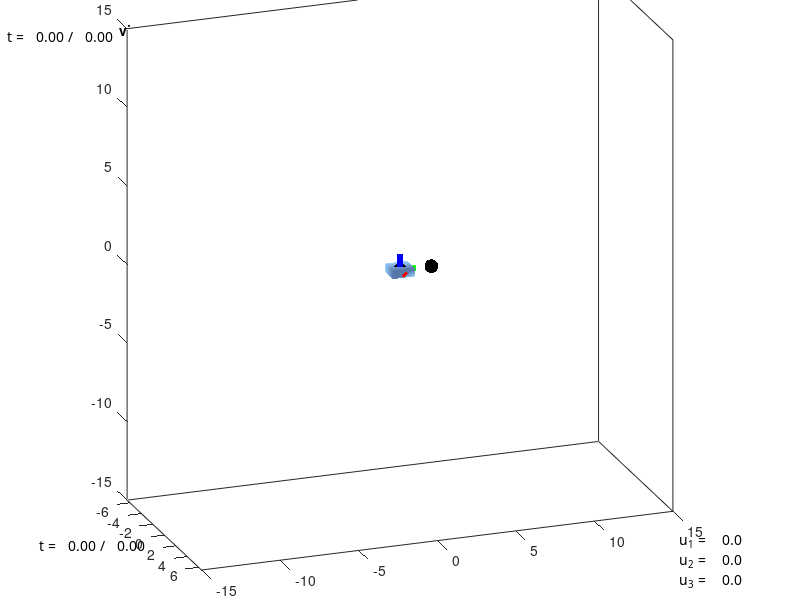

Recreate this plot in MATLAB. (Note: this script raises an error after producing the figure.)
function Robot_simulation_352


params.teamname = 'My Team';
params.action_filename = 'action.mat';
params.movie_filename = 'movie_steve_finally_wins.avi';
params.snapshot_filename = 'snapshot.pdf';
params.makemovie = false;
params.makesnapshot = false;

%%%%%%%%%%%%%%%%%%%%%%%%%%%%%%%%%%%%%%%%%%%%%%%%%%%%%%%%%%%%%%%%%%%%%%%%%%%
%
%      'J'  -- move in negative x direction
%
%      'K'  -- move in positiive x direction
%
%      'Y'  -- move in positive y direction
%
%      'H'  -- move in negative y direction
%
%
%%%%%%%%%%%%%%%%%%%%%%%%%%%%%%%%%%%%%%%%%%%%%%%%%%%%%%%%%%%%%%%%%%%%%%%%%%%
% Define the geometry and mass properties of the robot.
robot = GetGeometryOfRobot;

% Run the simulation.

RunSimulation(robot,params,0,0,0,0,0,0);

function thetas = SolveOrientation(k,pos)
    global a1 a2 a3
    syms theta2 theta3;
    k = atan2(pos(2),pos(1));
    [t2,t3]=vpasolve([pos(1)-a1*cos(k)==a2*cos(k+theta2)+a3*cos(k+theta2+theta3),...
    	pos(2)-a1*sin(k)==a2*sin(k+theta2)+a3*sin(k+theta2+theta3)]);
    thetas=[mod(double(t2),2*pi);mod(double(t3),2*pi)];

function robot = GetGeometryOfRobot
%%%%%%%%%%%%%%%%%%%%%%%%%%%%%%%%%%%%%%%%%%%%%%%%%%%%%%%%%%%%%%%%%%%%%%%%%%%
%
% Sets up the Geometry of the robot
%
%%%%%%%%%%%%%%%%%%%%%%%%%%%%%%%%%%%%%%%%%%%%%%%%%%%%%%%%%%%%%%%%%%%%%%%%%%%
robot.base.dx=sqrt(2);
robot.base.dy=sqrt(2);
robot.base.dz=.5;
robot.base.p_in0 = [0.5*robot.base.dx*[-1 1 1 -1 -1 1 1 -1];
                    0.5*robot.base.dy*[-1 -1 -1 -1 1 1 1 1];
                    0.5*robot.base.dz*[-1 -1 1 1 -1 -1 1 1]];

robot.link1.dx=1;
robot.link1.dy=4;
robot.link1.dz=1;
robot.link1.p_in1 = [0.5*robot.link1.dx*[-1 1 1 -1 -1 1 1 -1];
                     0.5*robot.link1.dy*[-1 -1 -1 -1 1 1 1 1];
                     0.5*robot.link1.dz*[-1 -1 1 1 -1 -1 1 1]];

robot.link2.dx=1;
robot.link2.dy=4;
robot.link2.dz=1;
robot.link2.p_in2 = [0.5*robot.link2.dx*[-1 1 1 -1 -1 1 1 -1];
                     0.5*robot.link2.dy*[-1 -1 -1 -1 1 1 1 1];
                     0.5*robot.link2.dz*[-1 -1 1 1 -1 -1 1 1]];

robot.link3.dx=1;
robot.link3.dy=4;
robot.link3.dz=1;
robot.link3.p_in3 = [0.5*robot.link3.dx*[-1 1 1 -1 -1 1 1 -1];
                     0.5*robot.link3.dy*[-1 -1 -1 -1 1 1 1 1];
                     0.5*robot.link3.dz*[-1 -1 1 1 -1 -1 1 1]];

robot.link1.p_in0 = nan(size(robot.link1.p_in1));
robot.link2.p_in0 = nan(size(robot.link2.p_in2));
robot.link3.p_in0 = nan(size(robot.link3.p_in3));

robot.faces =  [1 2 3;
                3 4 1;
                2 6 7;
                7 3 2;
                6 5 8;
                8 7 6;
                5 1 4;
                4 8 5;
                4 3 7;
                7 8 4;
                5 6 2;
                2 1 5];


robot.link1.rho = 1;
robot.link2.rho = 1;
robot.link3.rho = 1;

alpha = 0.0;
beta = .5;
delta = 0.00;

robot.a1 = [(alpha+delta)*(robot.link1.dx+robot.base.dx);0;0];
robot.b1 = [0; beta*robot.link1.dy; 0];
robot.a2 = [(alpha+delta)*(robot.link2.dx+robot.link1.dx); beta*robot.link1.dy; 0];
robot.b2 = [0; beta*robot.link2.dy; 0];
robot.a3 = [(alpha+delta)*(robot.link3.dx+robot.link2.dx); beta*robot.link2.dy; 0];
robot.b3 = [0; beta*robot.link3.dy; 0];

robot.p_01in0 = [(alpha+delta)*robot.base.dz;0;0];
robot.p_12in1 = [(alpha+delta)*robot.link1.dx;beta*robot.link1.dy;0];
robot.p_23in2 = [(alpha+delta)*robot.link2.dx;beta*robot.link2.dy;0];

%The coefficient of friction at each joint
robot.kfriction = 1;

%Mass and moment of inertia of link #1
robot.link1.m = robot.link1.rho* robot.link1.dx * robot.link1.dy * robot.link1.dz;
robot.link1.J_in1 = robot.link1.m* [(robot.link1.dy^2 + robot.link1.dz^2)/12 0 0;
                                    0 (robot.link1.dx^2+robot.link1.dz^2)/12 0;
                                    0 0 (robot.link1.dy^2 + robot.link1.dx^2)/12];

%Mass and moment of inertia of link #2
robot.link2.m = robot.link2.rho* robot.link2.dx * robot.link2.dy * robot.link2.dz;
robot.link2.J_in2 =  robot.link2.m* [(robot.link2.dy^2 + robot.link2.dz^2)/12 0 0;
                                    0 (robot.link2.dx^2+robot.link2.dz^2)/12 0;
                                    0 0 (robot.link2.dy^2 + robot.link2.dx^2)/12];

%Mass and moment of inertia of link #3
robot.link3.m = robot.link3.rho* robot.link3.dx * robot.link3.dy * robot.link3.dz;
robot.link3.J_in3 =  robot.link3.m* [(robot.link3.dy^2 + robot.link3.dz^2)/12 0 0;
                                    0 (robot.link3.dx^2+robot.link3.dz^2)/12 0;
                                    0 0 (robot.link3.dy^2 + robot.link3.dx^2)/12];


function RunSimulation(robot,params,err,w2,err2,W22,err3,W32)

global action done pos goal_theta
%%%%%%%%%%%%%%%%%%%%%%%%%%%%%%%%%%%%%%%%%%%%%%%%%%%%%%%%%%%%%%%%%%%%%%%%%%%
%
%Set up the robot and set initial conditions
%
%%%%%%%%%%%%%%%%%%%%%%%%%%%%%%%%%%%%%%%%%%%%%%%%%%%%%%%%%%%%%%%%%%%%%%%%%%%
world = CreateFigure(robot,params);
% Start time
t = 0;
% time step.
dt = 2e-2;

% time limit.
tmax = 100;

% joint positions
theta = [pi/2;pi;pi];
% joint velocities
thetadot = [0;0;0];
% intial torques
u1 = 0;
u2 = 0;
u3 = 0;
%initial goal positions
x = 5;
y = 5;
pos = [x,y];
k=atan2(pos(2),pos(1));
goal_theta = [k;SolveOrientation(k,pos)];
%%%%%%%%%%%%%%%%%%%%%%%%%%%%%%%%%%%%%%%%%%%%%%%%%%%%%%%%%%%%%%%%%%%%%%%%%%%
%
% Records actions and makes a movie
%
%%%%%%%%%%%%%%%%%%%%%%%%%%%%%%%%%%%%%%%%%%%%%%%%%%%%%%%%%%%%%%%%%%%%%%%%%%%
action = [u1;u2;u3];
if (params.makemovie)
    load(params.action_filename);
    myV = VideoWriter(params.movie_filename);
    myV.Quality = 100;
    open(myV);
else
    actionRecord = [];
end

done = false;
while (~done)
    
    if (params.makemovie)
        [actionRecord,curaction,done] = RetrieveAction(actionRecord);
        action = curaction;
    else
        curaction = action;
        actionRecord = StoreAction(actionRecord,curaction);
    end

%%%%%%%%%%%%%%%%%%%%%%%%%%%%%%%%%%%%%%%%%%%%%%%%%%%%%%%%%%%%%%%%%%%%%%%%%%%
%
% Computes the Input Torque
%
%%%%%%%%%%%%%%%%%%%%%%%%%%%%%%%%%%%%%%%%%%%%%%%%%%%%%%%%%%%%%%%%%%%%%%%%%%%
    torque_limit=3000;
    
    k=[10000,1,300;1000,10,300;150,1,100];

   %%%%% PID for joint 1
%     k1 = 10000;
%     k2 = 1;
%     k3  = 300;
    
    w1=goal_theta-theta;
    err=(goal_theta-theta)+err;
    diff=(w1-w2)/dt;
    w2=w1;
    U = k(:,1).*((goal_theta-theta))+err.*k(:,2)+diff.*k(:,3);
    u1=U(1);
    u2=U(2);
    u3=U(3);
    
    %limit torques
    if u1>torque_limit
        u1=torque_limit;
    elseif u1<-torque_limit
        u1=-torque_limit;
    end
    
    if u2>2*torque_limit/3
        u2=2*torque_limit/3;
    elseif u2<-2*torque_limit/3
        u2=-2*torque_limit/3;
    end
    
    if u3>torque_limit/3
        u3=torque_limit/3;
    elseif u3<-torque_limit/3
        u3=-torque_limit/3;
    end
    [t,theta,thetadot] = Simulate(t,dt,theta,thetadot,u1,u2,u3,robot); 
    
    %     ref=goal_theta(1);
%     w1 = ref-theta(1);
%     err = (ref - theta(1))+err;
%     diff =(w1-w2)/dt;
%     w2=w1;
%     u1 = k1*(ref-theta(1))+ k2*err+k3*diff;
%     %%%% PID for joint 2
%     k21 = 1000;
%     k22 = 10;
%     k23 = 300;
%     
%     ref2=goal_theta(2);
%     W21 = ref2-theta(2);
%     err2 = W21+err2;
%     diff2 = (W21-W22)/dt;
%     W22 = W21;
%     u2 = k21*(ref2-theta(2))+k22*err2+k23*diff2;
    
    %%%%%%%%%%%%%%%%%%%%%%%%%%%%%%%%%%%%%%%%%%%%%%%%%%%%%%%%%%%%%%%%%%%%%%%
    %
    % PID for link 3
    %
    %%%%%%%%%%%%%%%%%%%%%%%%%%%%%%%%%%%%%%%%%%%%%%%%%%%%%%%%%%%%%%%%%%%%%%%
    
%     k31 = 150;
%     k32 = 1;
%     k33 = 100;
%     
%     ref3=goal_theta(3);
%     W31 = ref3 - theta(3);
%     err3 = W31 + err3;
%     diff3 = (W31 - W32)/dt;
%     W32 = W31;
%     u3 = k31*W31 + k32*err3+k33*diff3;
              
	
%%%%%%%%%%%%%%%%%%%%%%%%%%%%%%%%%%%%%%%%%%%%%%%%%%%%%%%%%%%%%%%%%%%%%%%%%%%
%
% Calculates the position of the links in the initial frame
%
%%%%%%%%%%%%%%%%%%%%%%%%%%%%%%%%%%%%%%%%%%%%%%%%%%%%%%%%%%%%%%%%%%%%%%%%%%%
    c1 = cos(theta(1));
    s1 = sin(theta(1));
 
    R_1in0 = [1 0 0;
              0 c1 -s1;
              0 s1 c1];
    o_1in0 = robot.a1 + R_1in0*robot.b1;
    
    s2 = sin(theta(2));
    c2 = cos(theta(2));
    R_2in1 = [1 0 0;
              0 c2 -s2;
              0 s2 c2];
    R_2in0 = R_1in0*R_2in1;
    o_2in1 = robot.a2 + R_2in1*robot.b2;
    o_2in0 = o_1in0 + R_1in0*o_2in1;
    
    s3 = sin(theta(3));
    c3 = cos(theta(3));
    R_3in2 = [1 0 0;
              0 c3 -s3
              0 s3 c3];
    R_3in0 = R_2in0*R_3in2;
    o_3in2 = robot.a3 + R_3in2*robot.b3;
    o_3in0 = o_2in0 + R_2in0*o_3in2;
    
    robot.link1.p_in0 = [o_1in0 o_1in0 o_1in0 o_1in0 o_1in0 o_1in0 o_1in0 o_1in0] + R_1in0*robot.link1.p_in1;
    robot.link2.p_in0 = [o_2in0 o_2in0 o_2in0 o_2in0 o_2in0 o_2in0 o_2in0 o_2in0] + R_2in0*robot.link2.p_in2;
    robot.link3.p_in0 = [o_3in0 o_3in0 o_3in0 o_3in0 o_3in0 o_3in0 o_3in0 o_3in0] + R_3in0*robot.link3.p_in3;
%%%%%%%%%%%%%%%%%%%%%%%%%%%%%%%%%%%%%%%%%%%%%%%%%%%%%%%%%%%%%%%%%%%%%%%%%%%
%
% Updates the world and stores figure for movie 
%
%%%%%%%%%%%%%%%%%%%%%%%%%%%%%%%%%%%%%%%%%%%%%%%%%%%%%%%%%%%%%%%%%%%%%%%%%%%
    % Update the figure.
    world = UpdateFigure(world,robot,o_1in0,R_1in0,o_2in0,R_2in0,o_3in0,R_3in0,u1,u2,u3,t,tmax);
    
    % If making a movie, store the current figure as a frame.
    if (params.makemovie)
        frame = getframe(gcf);
        writeVideo(myV,frame);
    end
    
    % Stop if time has reached its maximum.
    if (t>tmax)
        done = true;
    end
    
end
% Either close the movie or save the record of actions.
if (params.makemovie)
    for i=1:30
        frame = getframe(gcf);
        writeVideo(myV,frame);
    end
    close(myV);
else
    save(params.action_filename,'actionRecord');
end

if (params.makesnapshot)
    set(gcf,'paperorientation','landscape');
    set(gcf,'paperunits','normalized');
    set(gcf,'paperposition',[0 0 1 1]);
    print(gcf,'-dpdf',params.snapshot_filename);
end

function [thetadot,thetadotdot] = GetRates(theta,thetadot,u1,u2,u3,robot)
%%%%%%%%%%%%%%%%%%%%%%%%%%%%%%%%%%%%%%%%%%%%%%%%%%%%%%%%%%%%%%%%%%%%%%%%%%%
%
% Calculates the theta double dots using ode45 and derived equations of
% motion
%
%%%%%%%%%%%%%%%%%%%%%%%%%%%%%%%%%%%%%%%%%%%%%%%%%%%%%%%%%%%%%%%%%%%%%%%%%%%

% inputs:
%
%   theta       3x1 matrix of joint angles
%   thetadot    3x1 matrix of joint velocities
%   u1          torque applied by motor to link 1 through joint 1
%   u2          torque applied by motor to link 2 through joint 2
%   u3          torque applied by motor to link 3 through joint 3
%   robot       a whole bunch of parameters (see GetGeometryOfRobot)
%
% outputs:
%
%   thetadot    3x1 matrix of joint velocities
%   thetadotdot 3x1 matrix of joint accelerations
   
    g = 9.81;
    m1 = robot.link1.m;
    m2 = robot.link2.m;
    m3 = robot.link3.m;
    
    J1 = robot.link1.J_in1(3,3);
    J2 = robot.link2.J_in2(3,3);
    J3 = robot.link3.J_in3(3,3);
    
thetadot = thetadot;
%thetadotdot = gamma(1:3);
a1 = robot.link1.dy;
a2 = robot.link2.dy;
a3 = robot.link3.dy;
a1c = robot.link1.dy/2;
a2c = robot.link2.dy/2;
a3c = robot.link3.dy/2;
%beta = [.25*m1*o1^2+J1(3,3)+m2*(o1^2+.5*o2^2+o1*o2*cos(theta(2))+J2(3,3)),(m2*(.25*o2^2+.5*o1*o2*cos(theta(2)))+J2(3,3)) ; (m2*(.25*o2^2+.5*o1*o2*cos(theta(2))) +J2(3,3)), (.25*m2*o2^2+J2(3,3))];
%delta =[u1;u2] - [-m2*sin(theta(2)),-.5*m2*o1*o2*sin(theta(1));-.5*m2*o1*o2*sin(theta(1)),0]*[thetadot(1)*thetadot(2);thetadot(2)^2]...
   % -[.5*m1*o1*g*cos(theta(1))+m2*g*(.5*o2*cos(theta(1)+theta(2))+o1*cos(theta(1))) ; (.5*m2*o2*g*cos(theta(1)+theta(2)))];

%Gamma = beta\delta;
%thetadotdot = Gamma(1:2);


% G1 = .25*(-2*g*(o1*(m1*2*(m2+m3))*cos(theta(1))+o2*(m2+2*m3)*cos(theta(1)+theta(2)) +o3*m3*cos(theta(1)+theta(2)+theta(3))) -o1*(o2*(m2+2*m3)*sin(theta(2)) +o3*m3*sin(theta(2)+theta(3)))*thetadot(2)*...
%    (2*thetadot(1)+thetadot(2)) -2*o3*m3*(o2*sin(theta(3))+o1*sin(theta(2)+theta(3)))*(thetadot(1)+thetadot(2))*thetadot(3) - o3*m3*(o2*sin(theta(3)) +o1*sin(theta(2)+theta(3)))*thetadot(3)^2);
% 
% A3=(3/8)*(4*J3(3,3)+o3^2*m3+2*o3*m3*(o2*cos(theta(3))+o1*cos(theta(2)+theta(3))));
% A2=(3/8)*(4*J2(3,3)+4*J3(3,3)+o3^2*m3+o2^2*(m2+4*m3)+2*o1*o2*(m2+2*m3)*cos(theta(2))+...
%    2*o3*m3*(2*o2*cos(theta(3))+o1*cos(theta(2)+theta(3))));
% A1=(3/8)*(4*J1(3,3)+4*J2(3,3)+4*J3(3,3)+o3^2*m3+o2^2*(m2+4*m3)+o1^2*(m1+4*(m2+m3))+...
%    4*(o1*o2*(m2+2*m3)*cos(theta(2))+o3*m3*(o2*cos(theta(3))+o1*cos(theta(2)+theta(3)))));
% 
% 
% G3=(1/4)*o3*m3*(2*-g*cos(theta(1)+theta(2)+theta(3))-o2*sin(theta(3))*thetadot(2)*thetadot(3)-...
%     thetadot(1)*(o2*sin(theta(3))*thetadot(3)+o1*sin(theta(2)+theta(3))*(thetadot(2)+thetadot(3))));
% C1=(3/8)*(4*J3(3,3)+o3^2*m3+2*o3*m3*(o2*cos(theta(3))+o1*cos(theta(2)+theta(3))));
% C2=(3/8)*(4*J3(3,3)+o3^2*m3+2*o2*o3*m3*cos(theta(3)));
% C3=(3/8)*(4*J3(3,3)+o3^2*m3);
% 
% G2=(1/4)*(2*o2*-g*(m2+2*m3)*cos(theta(1)+theta(2))+2*o3*-g*m3*cos(theta(1)+theta(2)+theta(3))-...
%    o2*o3*m3*sin(theta(3))*thetadot(3)*(2*thetadot(2)+thetadot(3))+...
%    thetadot(1)*(-o1*(o2*(m2+2*m3)*sin(theta(2))+o3*m3*sin(theta(2)+theta(3)))*thetadot(2) -o3*m3*(2*o2*sin(theta(3))+o1*sin(theta(2)+theta(3)))*thetadot(3)));
% 
% B1=(3/8)*(4*J2(3,3)+4*J3(3,3)+o3^2*m3+o2^2*(m2+4*m3)+2*o1*o2*(m2+2*m3)*cos(theta(2))+2*o3*m3*(2*o2*cos(theta(3))+o1*cos(theta(2)+theta(3))));
% B2=(3/8)*(4*J2(3,3)+4*J3(3,3)+o3^2*m3+o2^2*(m2+4*m3)+4*o2*o3*m3*cos(theta(3)));
% B3=(3/8)*(4*J3(3,3)+o3^2*m3+2*o2*o3*m3*cos(theta(3)));

%%%%%%%%%%%%%%%%%%%%%%%%%%%%%%%%%%%%%%%%%%%%%%%%%%%%%%%%%%%%%%%%%%%%%%%%%%%
%
% Working 2 link case
%
%%%%%%%%%%%%%%%%%%%%%%%%%%%%%%%%%%%%%%%%%%%%%%%%%%%%%%%%%%%%%%%%%%%%%%%%%%%
% G1 = g*(a1c*m1+a1*m2)*cos(theta(1))+a2c*g*m2*cos(theta(1)+theta(2)) - a1*a2c*m2*sin(theta(2))*thetadot(2)*(2*thetadot(1)+thetadot(2));
% A1 = (J1(3,3)+J2(3,3)+a1c^2*m1+(a1^2+a2c^2)*m2+2*a1*a2c*m2*cos(theta(2)));
% A2 = (J2(3,3)+a2c^2*m2+a1*a2c*m2*cos(theta(2)));
% A3 = 0;
% 
% G2 = a2c*m2*(g*cos(theta(1)+theta(2))+a1*sin(theta(2))*thetadot(1)^2);
% B1 = (J2(3,3)+a2c^2*m2+a1*a2c*m2*cos(theta(2)));
% B2 = (J2(3,3)+a2c^2*m2);
% B3 = 0;
% 
% G3=0;
% C1=0;
% C2=0;
% C3=0;
% 
% 
% beta = [A1 A2 A3;B1 B2 B3;];
% tau = [u1 - G1;u2 - G2;];
% Gamma = beta\tau;
% 
% thetadotdot = Gamma(1:2);
% thetadotdot(3) = 0;
% %thetadotdot(1) = 0;

%%%%%%%%%%%%%%%%%%%%%%%%%%%%%%%%%%%%%%%%%%%%%%%%%%%%%%%%%%%%%%%%%%%%%%%%%%%
%
%Working 3 link case
%
%%%%%%%%%%%%%%%%%%%%%%%%%%%%%%%%%%%%%%%%%%%%%%%%%%%%%%%%%%%%%%%%%%%%%%%%%%%

G1=a1c.*g.*m1.*cos(theta(1))+a1.*g.*m2.*cos(theta(1))+a1.*g.*m3.*cos(theta(1))+a2c.*g.*m2.*cos(theta(1)+theta(2))+a2.*g.*m3.*cos(theta(1)+theta(2))+a3c.*g.*m3.*cos(theta(1)+theta(2)+theta(3))+(-1).*a1.*((a2c.*m2+a2.*m3).*sin(theta(2))+a3c.*m3.*sin(theta(2)+theta(3))).*thetadot(2).^2+(-2).*a3c.*m3.*(a2.*sin(theta(3))+a1.*sin(theta(2)+theta(3))).*thetadot(2).*thetadot(3)+(-1).*a2.*a3c.*m3.*sin(theta(3)).*thetadot(3).^2+(-1).*a1.*a3c.*m3.*sin(theta(2)+theta(3)).*thetadot(3).^2+(-2).*thetadot(1).*(a1.*((a2c.*m2+a2.*m3).*sin(theta(2))+a3c.*m3.*sin(theta(2)+theta(3))).*thetadot(2)+a3c.*m3.*(a2.*sin(theta(3))+a1.*sin(theta(2)+theta(3))).*thetadot(3));
A1=(J1+J2+J3+a1c.^2.*m1+a1.^2.*m2+a2c.^2.*m2+a1.^2.*m3+a2.^2.*m3+a3c.^2.*m3+2.*a1.*(a2c.*m2+a2.*m3).*cos(theta(2))+2.*a2.*a3c.*m3.*cos(theta(3))+2.*a1.*a3c.*m3.*cos(theta(2)+theta(3)));
A2=(J2+J3+a2c.^2.*m2+a2.^2.*m3+a3c.^2.*m3+a1.*(a2c.*m2+a2.*m3).*cos(theta(2))+2.*a2.*a3c.*m3.*cos(theta(3))+a1.*a3c.*m3.*cos(theta(2)+theta(3)));
A3=(J3+a3c.^2.*m3+a2.*a3c.*m3.*cos(theta(3))+a1.*a3c.*m3.*cos(theta(2)+theta(3)));

G2=a2c.*g.*m2.*cos(theta(1)+theta(2))+a2.*g.*m3.*cos(theta(1)+theta(2))+a3c.*g.*m3.*cos(theta(1)+theta(2)+theta(3))+a1.*((a2c.*m2+a2.*m3).*sin(theta(2))+a3c.*m3.*sin(theta(2)+theta(3))).*thetadot(1).^2+(-2).*a2.*a3c.*m3.*sin(theta(3)).*thetadot(1).*thetadot(3)+(-2).*a2.*a3c.*m3.*sin(theta(3)).*thetadot(2).*thetadot(3)+(-1).*a2.*a3c.*m3.*sin(theta(3)).*thetadot(3).^2;
B1=(J2+J3+a2c.^2.*m2+a2.^2.*m3+a3c.^2.*m3+a1.*(a2c.*m2+a2.*m3).*cos(theta(2))+2.*a2.*a3c.*m3.*cos(theta(3))+a1.*a3c.*m3.*cos(theta(2)+theta(3)));
B2=(J2+J3+a2c.^2.*m2+a2.^2.*m3+a3c.^2.*m3+2.*a2.*a3c.*m3.*cos(theta(3)));
B3=(J3+a3c.^2.*m3+a2.*a3c.*m3.*cos(theta(3)));

G3=a3c.*m3.*(g.*cos(theta(1)+theta(2)+theta(3))+(a2.*sin(theta(3))+a1.*sin(theta(2)+theta(3))).*thetadot(1).^2+2.*a2.*sin(theta(3)).*thetadot(1).*thetadot(2)+a2.*sin(theta(3)).*thetadot(2).^2);
C1=(J3+a3c.^2.*m3+a2.*a3c.*m3.*cos(theta(3))+a1.*a3c.*m3.*cos(theta(2)+theta(3)));
C2=(J3+a3c.^2.*m3+a2.*a3c.*m3.*cos(theta(3)));
C3=(J3+a3c.^2.*m3);

Beta = [A1 A2 A3; B1 B2 B3; C1 C2 C3];
Delta = [u1 - G1;u2 - G2;u3 - G3];
Gamma = Beta\Delta;


thetadotdot = Gamma(1:3);
% thetadotdot(3) =0;
% thetadotdot(1) =0;





%%%%%%%%%%%%%%%%%%%%%%%%%%%%%%%%%%%%%%%%%%%%%%%%%%%%%%%%%%%%%%%%%%%%%%%%%%%
%
%Involves the Drawing of the Robot
%
%%%%%%%%%%%%%%%%%%%%%%%%%%%%%%%%%%%%%%%%%%%%%%%%%%%%%%%%%%%%%%%%%%%%%%%%%%%
function actionRecord = StoreAction(actionRecord,action)
actionRecord(:,end+1) = action;

function [actionRecord,action,done] = RetrieveAction(actionRecord)
action = actionRecord(:,1);
actionRecord = actionRecord(:,2:end);
done = isempty(actionRecord);

function [t,theta,thetadot] = Simulate(t,dt,theta,thetadot,u1,u2,u3,robot)            
[t,x] = ode45(@(t,x) GetXDot(t,x,u1,u2,u3,robot),[t t+dt],[theta;thetadot]);
x = x';
t = t(end);
[theta,thetadot] = XToState(x);

function xdot = GetXDot(t,x,u1,u2,u3,robot)
[theta,thetadot] = XToState(x);
[thetadot,thetadotdot] = GetRates(theta,thetadot,u1,u2,u3,robot);
xdot = [thetadot;thetadotdot];

function [theta,thetadot] = XToState(x)
theta = x(1:3,end);
thetadot = x(4:6,end);

function robotfig = DrawRobot(robotfig,robot,o_1in0,R_1in0,o_2in0,R_2in0,alpha)
eorange=[1,.30,0];
egrey=[0.4745,0.6471,0.9098];
eblue = [0,0,1];
if isempty(robotfig)
    % - joints
    p = robot.p_01in0;
    robotfig.joint1 = line(p(1),p(2),p(3),'color','k','marker','.','markersize',30);
    p = o_1in0+R_1in0*robot.p_12in1;
    robotfig.joint2 = line(p(1),p(2),p(3),'color','k','marker','.','markersize',30);
    p = o_2in0+R_2in0*robot.p_23in2;
    robotfig.joint3 = line(p(1),p(2),p(3),'color','k','marker','.','markersize',30);
    % - links
    robotfig.base = patch('Vertices',robot.base.p_in0','Faces',robot.faces,'FaceColor',egrey,...
                          'FaceAlpha',alpha,'EdgeAlpha',alpha,...
                          'backfacelighting','reverselit','AmbientStrength',0.6);
    robotfig.link1 = patch('Vertices',robot.link1.p_in0','Faces',robot.faces,'FaceColor',eblue,...
                             'FaceAlpha',alpha,'EdgeAlpha',alpha,...
                             'backfacelighting','reverselit','AmbientStrength',0.6);
	robotfig.link2 = patch('Vertices',robot.link2.p_in0','Faces',robot.faces,'FaceColor',eorange,...
                             'FaceAlpha',alpha,'EdgeAlpha',alpha,...
                             'backfacelighting','reverselit','AmbientStrength',0.6);
	robotfig.link3 = patch('Vertices',robot.link3.p_in0','Faces',robot.faces,'FaceColor',eblue,...
                             'FaceAlpha',alpha,'EdgeAlpha',alpha,...
                             'backfacelighting','reverselit','AmbientStrength',0.6);
else
     set(robotfig.link1,'vertices',robot.link1.p_in0');
     set(robotfig.link2,'vertices',robot.link2.p_in0');
     set(robotfig.link3,'vertices',robot.link3.p_in0');
    p = o_1in0+R_1in0*robot.p_12in1;
     set(robotfig.joint2,'xdata',p(1),'ydata',p(2),'zdata',p(3));
    p = o_2in0+R_2in0*robot.p_23in2;
     set(robotfig.joint3,'xdata',p(1),'ydata',p(2),'zdata',p(3));
end

function frame = DrawFrame(frame,o,R)
p = [o repmat(o,1,3)+R];
if isempty(frame)
    frame.x = plot3(p(1,[1 2]),p(2,[1 2]),p(3,[1 2]),'r-','linewidth',4);
    frame.y = plot3(p(1,[1 3]),p(2,[1 3]),p(3,[1 3]),'g-','linewidth',4);
    frame.z = plot3(p(1,[1 4]),p(2,[1 4]),p(3,[1 4]),'b-','linewidth',4);
else
     set(frame.x,'xdata',p(1,[1 2]),'ydata',p(2,[1 2]),'zdata',p(3,[1 2]));
     set(frame.y,'xdata',p(1,[1 3]),'ydata',p(2,[1 3]),'zdata',p(3,[1 3]));
     set(frame.z,'xdata',p(1,[1 4]),'ydata',p(2,[1 4]),'zdata',p(3,[1 4]));
end

function world = CreateFigure(robot,params)
% - clear the current figure
clf;
% - text (it's important this is in the back, so you can rotate the view
%         and other stuff!)
axes('position',[0 0 1 1]);
axis([0 1 0 1]);
hold on;
axis off;
fs = 10;
world.text.label=text(0.15,0.95,'view: frame 0','fontweight','bold','fontsize',fs);
world.text.time=text(0.05,0.1,sprintf('t = %6.2f / %6.2f\n',0,0),'fontsize',fs,'verticalalignment','top','fontname','monaco');
world.text.pos=text(0.01,0.95,sprintf('t = %6.2f / %6.2f\n',0,0),'fontsize',fs,'verticalalignment','top','fontname','monaco');
%world.text.teamname=text(0.05,0.04,params.teamname,'fontsize',fs,'verticalalignment','top','fontweight','bold');
world.text.torques=text(0.85,0.02,sprintf('u_1 = %6.1f\nu_2 = %6.1f\nu_3 = %6.1f',0,0,0),'fontsize',fs,'fontname','monaco','verticalalignment','bottom');
% - view from frame 0
axes('position',[0.05 0.05 .9 1]);
set(gcf,'renderer','opengl');
axis equal;
axis([-6.5 6.5 -15 15 -15 15]);
axis manual;
hold on;
view([90-20,20]);
box on;
 set(gca,'projection','perspective');
 set(gca,'clipping','on','clippingstyle','3dbox');
world.view0.robot = DrawRobot([],robot,zeros(3,1),eye(3),zeros(3,1),eye(3),0.6);
world.view0.frame0 = DrawFrame([],zeros(3,1),eye(3));
world.view0.frame1 = DrawFrame([],zeros(3,1),eye(3));
world.view0.frame2 = DrawFrame([],zeros(3,1),eye(3));
world.view0.frame3 = DrawFrame([],zeros(3,1),eye(3));
lighting gouraud
world.view0.light = light('position',zeros(3,1)','style','local');
% - make the figure respond to key commands
set(gcf,'KeyPressFcn',@onkeypress_nokeypad);

function world = UpdateFigure(world,robot,o_1in0,R_1in0,o_2in0,R_2in0,o_3in0,R_3in0,u1,u2,u3,t,tmax)
global pos
world.view0.robot = DrawRobot(world.view0.robot,robot,o_1in0,R_1in0,o_2in0,R_2in0);
world.view0.frame1 = DrawFrame(world.view0.frame1,o_1in0,R_1in0);
world.view0.frame2 = DrawFrame(world.view0.frame2,o_2in0,R_2in0);
world.view0.frame3 = DrawFrame(world.view0.frame3,o_3in0,R_3in0);
 set(world.view0.light,'position',([0;1;0])');
 set(world.text.time,'string',sprintf('t = %6.2f / %6.2f\n',t,tmax));
 set(world.text.torques,'string',sprintf('u_1 = %6.1f\nu_2 = %6.1f\nu_3 = %6.1f',u1,u2,u3));
 set(world.text.pos,'string',sprintf('x = %6.1f\ny = %6.1f\n',pos(1),pos(2)));
drawnow

function onkeypress_nokeypad(src,event)
global pos goal_theta done
du = 1;
if event.Character == 'j'
    if (pos(1)-du)^2+pos(2)^2<12^2
        pos(1)=pos(1)-du;
        k=atan2(pos(2),pos(1));
        goal_theta=[k;SolveOrientation(k,pos)];
    end
elseif event.Character == 'k'
    if (pos(1)+du)^2+pos(2)^2<12^2
        pos(1)=pos(1)+du;
        k=atan2(pos(2),pos(1));
        goal_theta=[k;SolveOrientation(k,pos)];
    end
elseif event.Character == 'y'
    if pos(1)^2+(pos(2)+du)^2<12^2
        pos(2)=pos(2)+du;
        k=atan2(pos(2),pos(1));
        goal_theta=[k;SolveOrientation(k,pos)];
    end
elseif event.Character == 'h'
    if pos(1)^2+(pos(2)-du)^2<12^2
        pos(2)=pos(2)-du;
        k=atan2(pos(2),pos(1));
        goal_theta=[k;SolveOrientation(k,pos)];
    end
elseif event.Character == 'q'
    done = true;
end

                     

